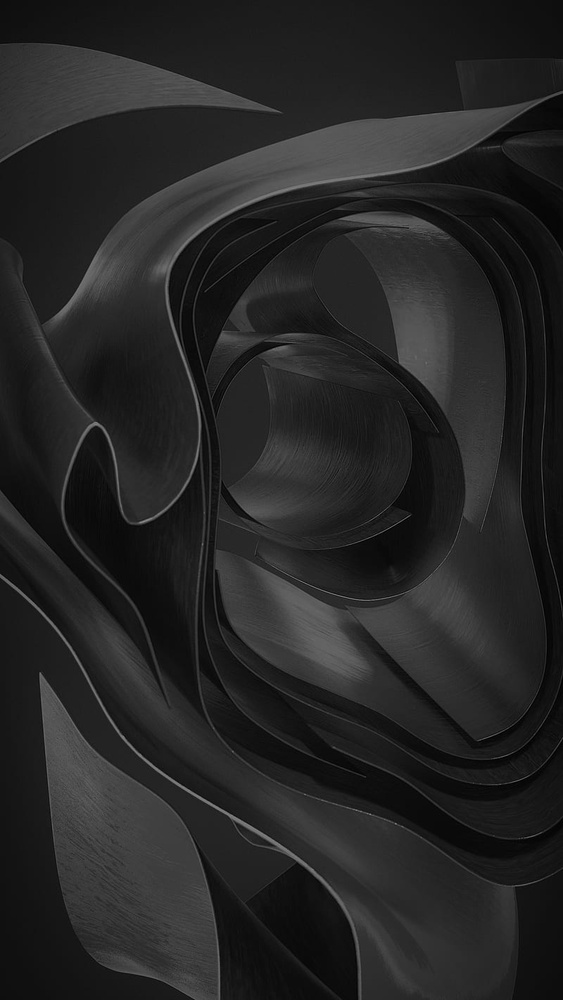
%> input picture clase10/oscura.jpg, 563 x 1000 px, shrunk from 800 x 1422 before the run
$ octave clase10.m   (GNU Octave 9; MATLAB toolbox functions it lacks are replaced by stand-ins)
%> lines starting %> are read from the running program, lines starting %| are printed output that depends on the picture
### clase10/fnHistograma.m
function vecHistograma = fnHistograma(imagenEntrada)
    vecHistograma = zeros(1,256); % vector fila de 1 x 256
    for intensidadPixel = 0:255
        frecTemporal = length(find(imagenEntrada == intensidadPixel));
        vecHistograma(1, intensidadPixel +1) = frecTemporal;
    end
end

% En el script que invoca la funcion...
% close; clear all; clc
% imagen = imread(imagen.jpg);

### clase10/clase10.m
close all
clear
clc

%% tema general: histograma de una imagen
% es un conteo de frecuencias de las intensidades de pixel de la imagen.
% problema 1: obtencion de una imagen

imagen = imread('oscura.jpg');
%> imagen is the input picture: size 1000x563x3 uint8; min 0, max 141, mean 37.2
imagenEntrada = rgb2gray(imagen);
figure,imshow(imagenEntrada);
vecHist = fnHistograma(imagenEntrada);
%> the loop in fnHistograma, `for intensidadPixel = 0:255` made 256 passes
%> frecTemporal on passes 1 to 3: 64, 50, 93
%> after the loop in fnHistograma, `for intensidadPixel = 0:255`: vecHistograma = 256 values, max 16879 at index 29, min 0 at index 136, mean 2199.2
%> vecHist has the same summary as vecHistograma in fnHistograma

figure,bar(1:length(vecHist),vecHist);grid on;
       xlabel('Intensidad de pixel.');ylabel('Frecuencia');
%> after `ylabel('Frecuencia')`:
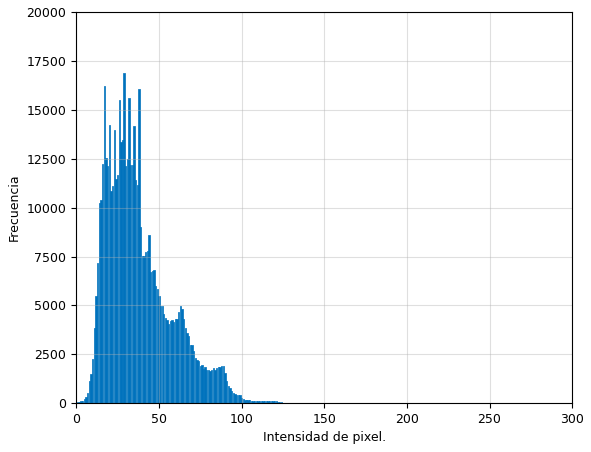
%> figure redrawn from the program's plot data; tallest bar 16879 high, from x = 28.6 to 29.4

% contraste: capacidad para reconocer simultaneamente pixeles oscuros y
% claros.

% ¿Qué relación hay entre el rango dinamico de una imagen. el contraste de
% esta y la forma del histograma (de la imagen)

% si la imagen tiene alto contraste, hay conteos de frecuencia a lo largo
% de (en general, casi todo) el rando dinamico.

% si la imagen tiene bajo contraste, los conteos suelen estar concentrados
% en regiones del rango dinamico.

% si los conteos de frecuencia de una iamgen se concentran hacia la derecha
% o la izquierda, entonces la imagen sera claro u oscuro, respectivamente.

% verificar que si la imagen es de bajo contraste y es oscura, la
% concentracion en el histograma tiende hacia la izquierda.

% El rango dinamico se refiere a la diferencia entre las intensidades de
% pixel mnima y maxima de una imagen.

% contrast stretching. es una tecnica mediante la cual se modifican las
% intensidades de pixel de la imagen, para que aumente el contraste. El
% efecto sobre el histograma, es que ahora luce "estirado".

% cuando la imagen tiene su histograma aplanado, tambien suele exhibir alto
% contraste. un histograma aplanado es caracteristico de una distribución
% de probabilidad uniforme.

% Ejercicio: utilizar histeq.m para ecualizar el histograma de una imagen
% de bajo contrast. Mostrar las imagenes antes y despues de la
% ecualizacipon  del histograma, y mostrar los histogramas en cada caso.

$ run again, with clase10/imageColor.png saved as clase10/oscura.jpg
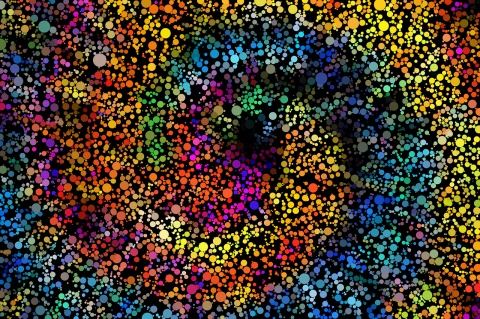
%> input picture clase10/imageColor.png, 480 x 319 px
%> imagen is the input picture: size 319x480x3 uint8; mean R, G, B 71.4, 57.3, 44.7
%> `imagenEntrada = rgb2gray(imagen);`:
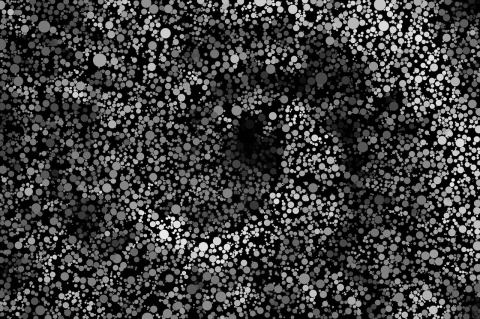
%> imagenEntrada: size 319x480 uint8; min 0, max 247, mean 60.1
%> the loop in fnHistograma, `for intensidadPixel = 0:255` made 256 passes
%> frecTemporal on passes 1 to 3: 4096, 12780, 9955
%> after the loop in fnHistograma, `for intensidadPixel = 0:255`: vecHistograma = 256 values, max 12780 at index 2, min 0 at index 242, mean 598.1
%> vecHist has the same summary as vecHistograma in fnHistograma
%> `ylabel('Frecuencia')`:
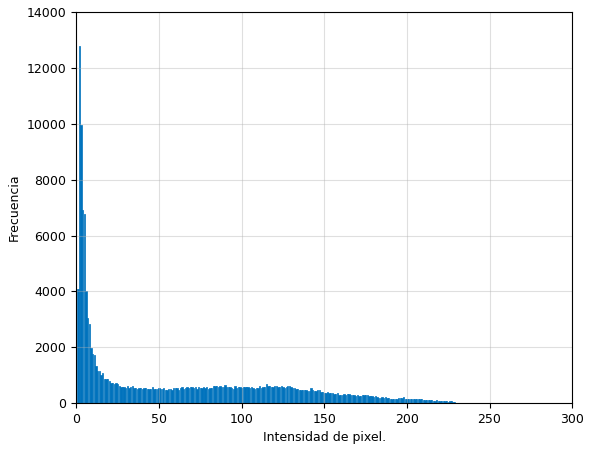
%> figure redrawn from the program's plot data; tallest bar 12780 high, from x = 1.6 to 2.4
